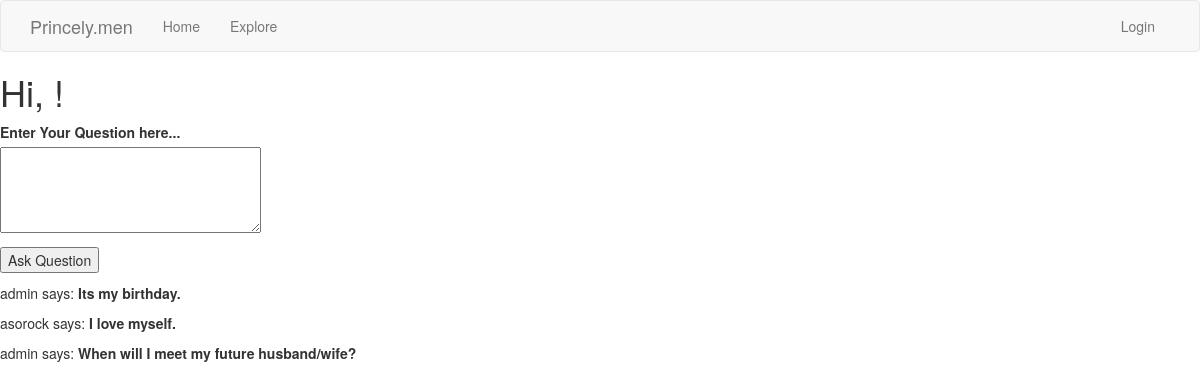
Screenshot of /users with the database file from the repository.
### app/models.py (models this page shows, shortened)
class Post(db.Model):
    id = db.Column(db.Integer, primary_key=True)
    body = db.Column(db.String(140))
    timestamp = db.Column(db.DateTime, index=True, default=datetime.utcnow)
    user_id = db.Column(db.Integer, db.ForeignKey('user.id'))

class User(UserMixin, db.Model):
    id = db.Column(db.Integer, primary_key=True)
    firstname = db.Column(db.String(64), index=True, unique=True)
    middlename = db.Column(db.String(64), index=True, unique=True)
    lastname = db.Column(db.String(64), index=True, unique=True)
    dob = db.Column(db.String(64), index=True, unique=True)
    tob = db.Column(db.String(64), index=True, unique=True)
    pob = db.Column(db.String(64), index=True, unique=True)
    mobile = db.Column(db.String(64), index=True, unique=True)
    number_of_questions = db.Column(db.Integer)
    username = db.Column(db.String(64), index=True, unique=True)
    email = db.Column(db.String(120), index=True, unique=True)
    password_hash = db.Column(db.String(128))
    posts = db.relationship('Post', backref='author', lazy='dynamic')
    about_me = db.Column(db.String(140))
    last_seen = db.Column(db.DateTime, default=datetime.utcnow)

### app/users/__init__.py (the view)
@bp.route('/users', methods=['GET', 'POST'])
def users():
    form = PostForm()
    if form.validate_on_submit():
        post = Post(body=form.post.data, author=current_user)
        db.session.add(post)
        db.session.commit()
        flash('Your post is now live!')
        return redirect(url_for('users.users'))
    posts = Post.query.all()
    return render_template("users/users.html", title='Users Page', form=form,posts=posts)

### app/auth/forms.py
class PostForm(FlaskForm):
    post = TextAreaField('Enter Your Question here...', validators=[
        DataRequired(), Length(min=1, max=140)])
    submit = SubmitField('Ask Question')

### app/users/__init__.py (called while the page is built)
@bp.before_request
def before_request():
    if current_user.is_authenticated:
        current_user.last_seen = datetime.utcnow()
        db.session.commit()

### app/templates/users/users.html (shortened to what this page needs)
{% extends "users/base.html" %}
{% block content %}
    <h1>Hi, {{ current_user.username }}!</h1>
    <form action="" method="post">
        <p>
            {{ form.post.label }}<br>
            {{ form.post(cols=32, rows=4) }}<br>
        </p>
        <p>{{ form.submit() }}</p>
    </form>
    {% for post in posts %}
    <p>
    {{ post.author.username }} says: <b>{{ post.body }}</b>
    </p>
    {% endfor %}
{% endblock %}

### rows the page displays
Post: author.username "admin", body "Its my birthday."
Post: author.username "asorock", body "I love myself."
Post: author.username "admin", body "When will I meet my future husband/wife?"
